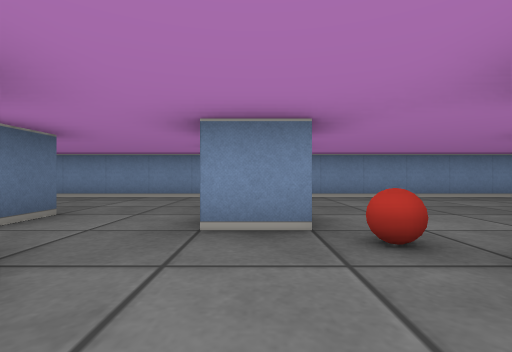
view 1 (above)

15 first-person views from a walk through a cub3D level. The camera is about half as high as the walls, looks level and sees 85° across. The floor is counted in squares. Each view is taken from the middle of a square. On the plan, view 1 faces up. The plan holds only what a view shows up to about 9 squares ahead; the rest is blank. The place goes on beyond the plan.

view 2
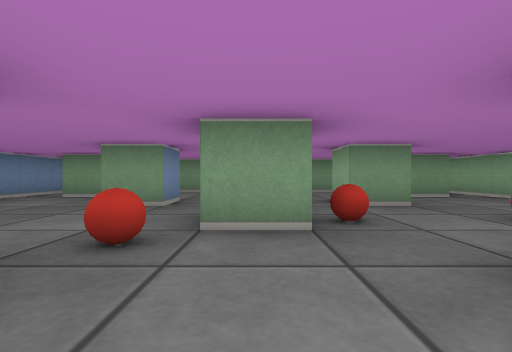

view 3
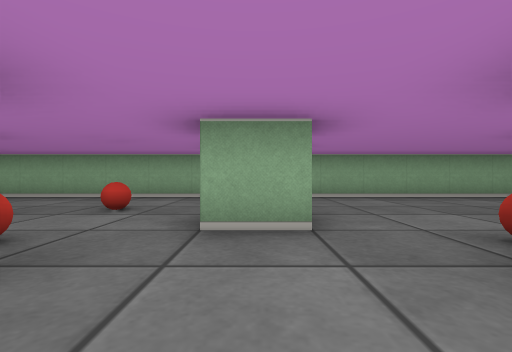

view 4
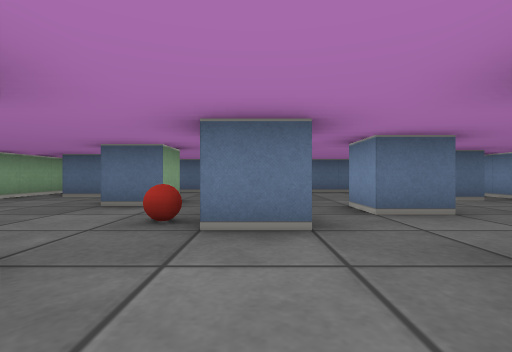

view 5
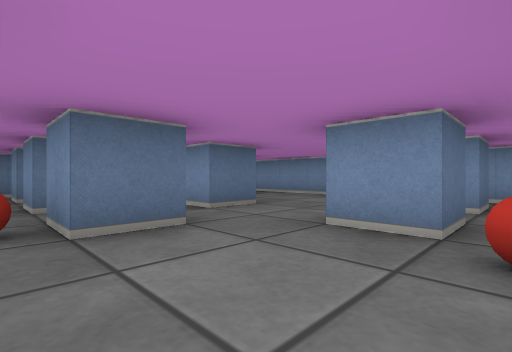

view 6
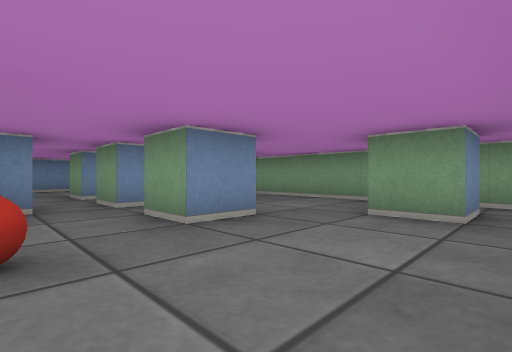

view 7
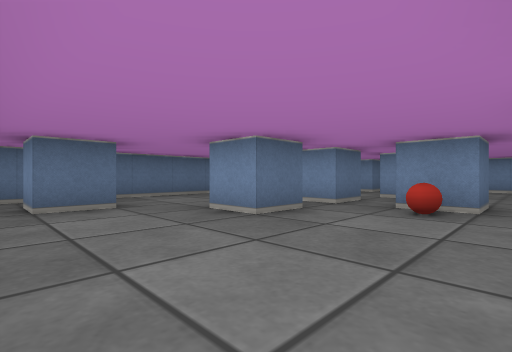

view 8
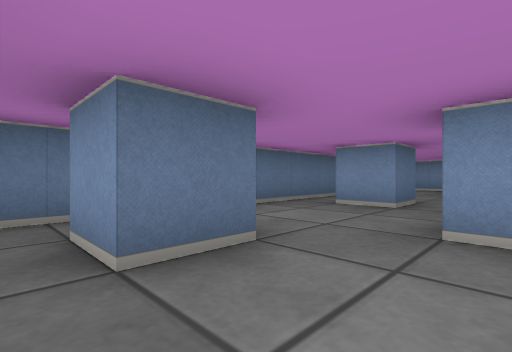

view 9
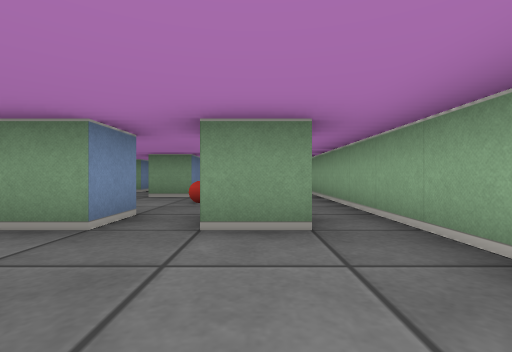

view 10
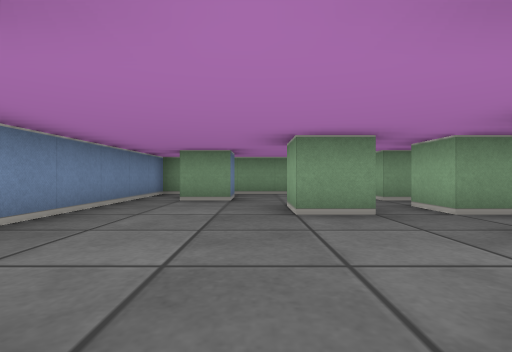

view 11
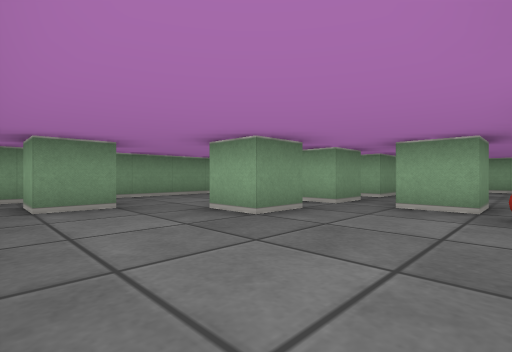

view 12
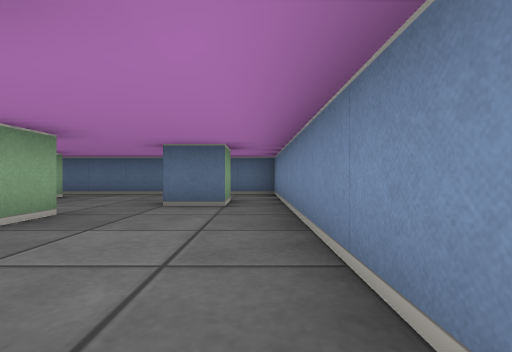

view 13
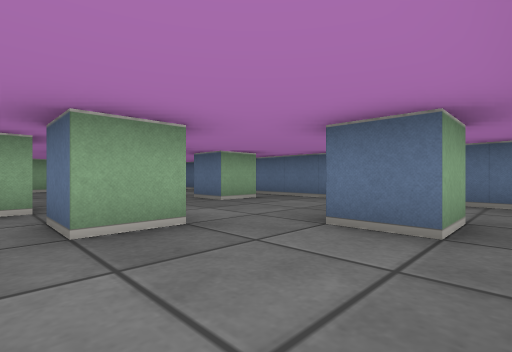

view 14
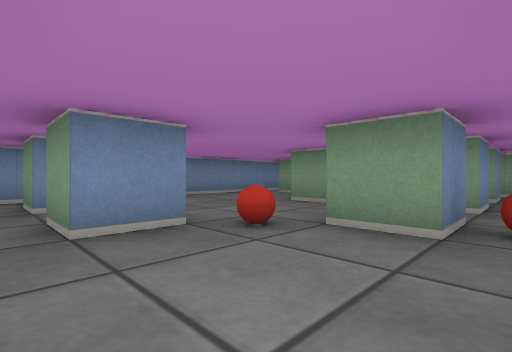

view 15
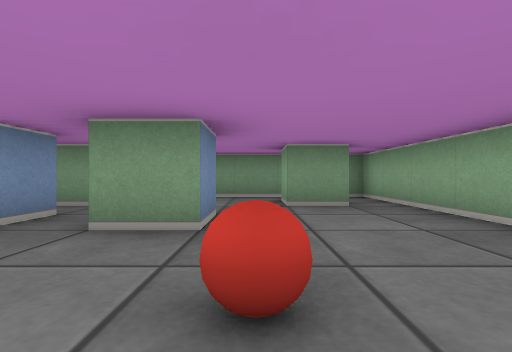

### Floor plan
Points are (right, up) in squares from view 1. A wall is a line through its corners. A room is listed if a view was taken in it or the views show most of it. See-through windows are left out.
Room 1 (views 1, 2, 3, 4, 5, 6, 7, 8, 9, 10, 11, 12, 13, 14, 15)
walls: (-1.5, 1.5) (-1.5, 0.5) (-2.5, 0.5); (0.5, -1.5) (-0.5, -1.5) (-0.5, -0.5) (0.5, -0.5); (0.5, 3.5) (0.5, 2.5) (-0.5, 2.5) (-0.5, 3.5); (2.5, 0.5) (1.5, 0.5) (1.5, 1.5) (2.5, 1.5); (-3.5, 1.5) (-3.5, 0.5) (-4.4, 0.5); (-3.5, 3.5) (-2.5, 3.5) (-2.5, 2.5) (-3.5, 2.5); (-0.5, -3.5) (-0.5, -2.5); (0.5, 5.5) (0.5, 4.5) (-0.5, 4.5) (-0.5, 5.4); (4.5, 0.5) (3.5, 0.5) (3.5, 1.5) (4.5, 1.5); (-4.5, -0.5) (-3.5, -0.5) (-3.5, -1.5) (-4.5, -1.5); (4.5, 2.5) (3.5, 2.5) (3.5, 3.5) (4.5, 3.5); (4.5, -1.5) (3.5, -1.5) (3.5, -0.5) (4.5, -0.5); (-5.5, -2.4) (-5.5, -3.5) (-6.5, -3.5); (-6.5, 1.5) (-5.5, 1.5) (-5.5, 0.5) (-6.5, 0.5); (6.5, 0.5) (5.5, 0.5) (5.5, 1.5); (-5.5, 5.5) (-4.5, 5.5) (-4.5, 4.5); (6.5, 4.5) (5.5, 4.5) (5.5, 5.5) (6.4, 5.5); (6.5, -3.5) (5.5, -3.5) (5.5, -2.5) (6.4, -2.5); (-7, -4.5) (7.5, -4.5) (7.5, 6.5) (-7.5, 6.5) (-7.5, -3.9)
objects: ball (-2, 0); ball (1, 2); ball (2, -2); ball (2, 0)

Positions as (right, up) in squares from view 1, and headings:
1: (0, 0), facing up
2: (-1, 1), facing right
3: (0, 2), facing down
4: (1, 1), facing left
5: (1, 0), facing up-left
6: (2, -4), facing up-right
7: (-1, -4), facing up-left
8: (-4, -4), facing up-left
9: (-3, -3), facing right
10: (0, 4), facing right
11: (1, 6), facing down-right
12: (0, 6), facing left
13: (-2, 6), facing down-left
14: (-1, 0), facing up-right
15: (1, -2), facing right
